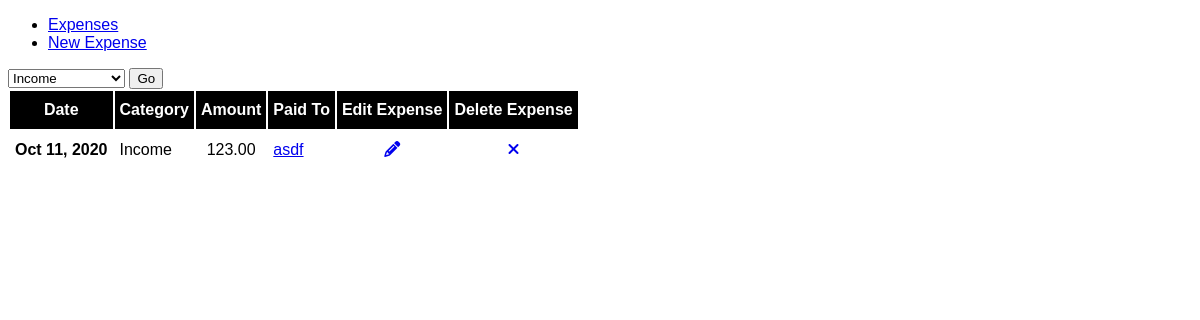
The app's page /expense/Income with its own data.
### application.py (models this page shows)
class Expense_Category(db.Model):
    __tablename__ = "expense_category"
    id = db.Column(db.Integer, primary_key=True)
    name = db.Column(db.Unicode)
    color = db.Column(db.Unicode)

class Expense(db.Model):
    __tablename__ = "expenses"
    id = db.Column(db.Integer, primary_key=True)
    item = db.Column(db.Unicode)
    amount = db.Column(db.Float)
    paid_to = db.Column(db.Unicode)
    category = db.Column(db.Unicode)
    date = db.Column(db.Date)
    description = db.Column(db.Unicode)

### application.py (the view)
@application.route("/expense/<string:category>", methods=["GET", "POST"])
def category(category):
    if request.method == "POST" and request.form["category"]:
        return redirect(url_for('category', category=request.form["category"]))
    expenses = Expense.query.filter(Expense.category == category).order_by(Expense.date.desc()).all()
    return render_template("list.html", expenses=expenses, categories=get_expense_category(), selected=category)

### application.py (called while the page is built)
def get_expense_category():
    expense_category = Expense_Category.query.all()
    expense_category_data = {}
    for column in expense_category:
        expense_category_data.update({
            str(column.id): {
                "name": column.name,
                "color": column.color
            }
        })
    return expense_category_data

### templates/list.html (shortened to what this page needs)
{% extends "layout.html" %}
{% block body %}
<form method="POST">
    <select name="category">
        {% for category in categories %}
            {% if category == selected %}
            <option value="{{ categories[category].name }}" selected>{{ categories[category].name }}</option>
            {% else %}
            <option value="{{ categories[category].name }}">{{ categories[category].name }}</option>
            {% endif %}
        {% endfor %}
    </select>
    <input type="submit" value="Go" />
</form>
<table id="expense-list">
    <tr id="head-row">
        <th>Date</th>
        <th>Category</th>
        <th>Amount</th>
        <th>Paid To</th>
        <th>Edit Expense</th>
        <th>Delete Expense</th>
    </tr>
{% for expense in expenses %}
<tr>
    <td>{{ expense.date.strftime("%b %d, %Y") }}</td>
    <td align="left">{{ expense.category }}</td>
    <td align="center">{{ "%0.2f" | format(expense.amount) }}</td>
    <td><a href="{{ url_for('detail', id=expense.id) }}">{{ expense.paid_to }}</a></td>
    <td align="center"><a href="{{ url_for('edit', id=expense.id) }}"><i class="fa fa-pencil" aria-hidden="true"></i></a></td>
    <td align="center"><a href="#" class="delete" data="{{ expense.id }}"><i class="fa fa-times" aria-hidden="true"></i></a></td>
</tr>
{% endfor %}
</table>
{% endblock %}

### static/style.css (style rules this page uses)
* { font-family: helvetica; }
#expense-list tr:nth-child(odd) { background-color: rgba(0,0,0,0.1); }
#head-row { background-color: black!important; color: white; }
#expense-list td, #expense-list th { padding: 10px 5px; }
#expense-list tr td:nth-child(1) { font-weight: 700; }

### records on screen
Expense_Category: category "Income"
Expense: date "Oct 11, 2020", category "Income", amount "123.00", paid_to "asdf"
